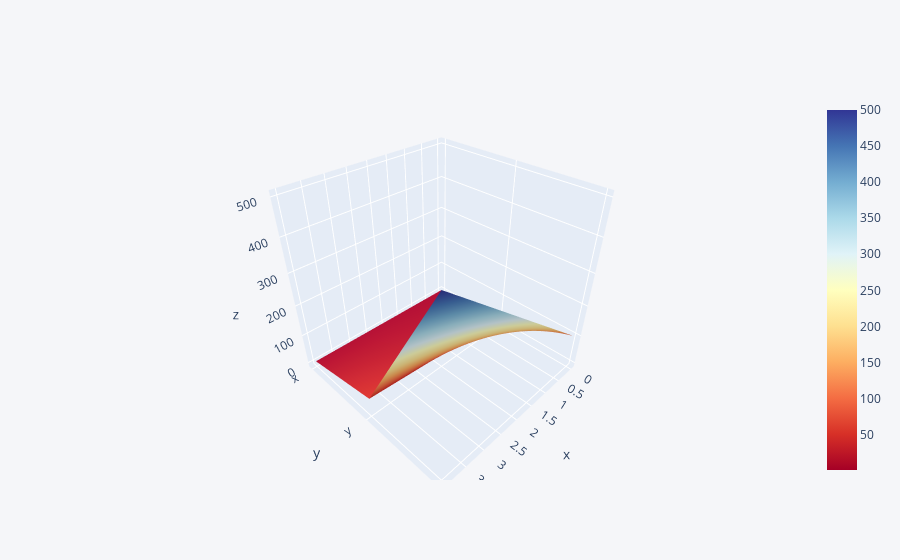

Source (notebook cell):
### Markdown cell above
### Surface Plot

### Code cell
df3.iplot(kind='surface',colorscale='rdylbu')

### Figure 1 — Plotly figure (JSON) as saved in the notebook; plotly's stock layout.template omitted (floating-point values rounded to 4 significant figures)
{"data": [{"colorscale": [[0, "rgb(165,0,38)"], [0.1, "rgb(215,48,39)"], [0.2, "rgb(244,109,67)"], [0.3, "rgb(253,174,97)"], [0.4, "rgb(254,224,144)"], [0.5, "rgb(255,255,191)"], [0.6, "rgb(224,243,248)"], [0.7, "rgb(171,217,233)"], [0.8, "rgb(116,173,209)"], [0.9, "rgb(69,117,180)"], [1, "rgb(49,54,149)"]], "type": "surface", "x": [0, 1, 2, 3, 4], "y": ["x", "y", "z"], "z": [[1, 2, 3, 4, 5], [10, 20, 30, 40, 50], [100, 200, 300, 400, 500]]}], "layout": {"legend": {"bgcolor": "#F5F6F9", "font": {"color": "#4D5663"}}, "paper_bgcolor": "#F5F6F9", "plot_bgcolor": "#F5F6F9", "title": {"font": {"color": "#4D5663"}}, "xaxis": {"gridcolor": "#E1E5ED", "showgrid": true, "tickfont": {"color": "#4D5663"}, "title": {"font": {"color": "#4D5663"}, "text": ""}, "zerolinecolor": "#E1E5ED"}, "yaxis": {"gridcolor": "#E1E5ED", "showgrid": true, "tickfont": {"color": "#4D5663"}, "title": {"font": {"color": "#4D5663"}, "text": ""}, "zerolinecolor": "#E1E5ED"}}}
